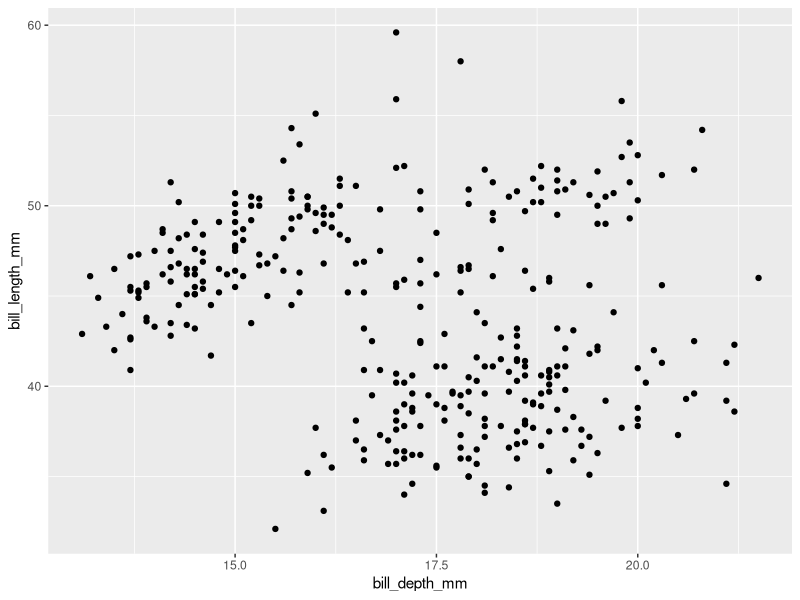
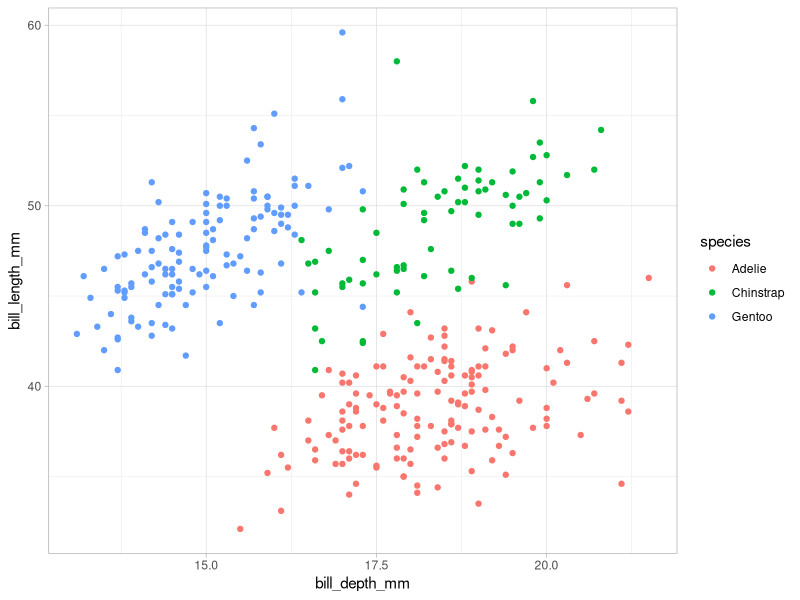
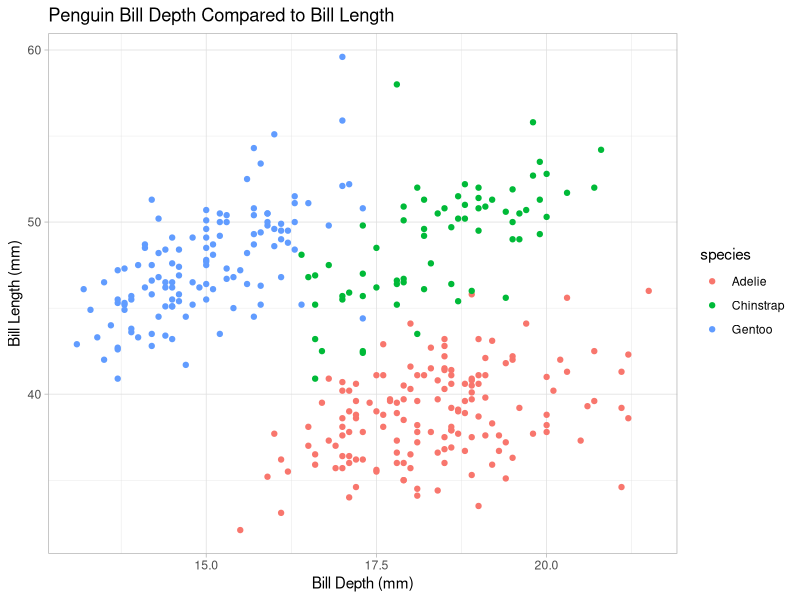

Recreate these plots in R, in order.
## ---- chunk 1
library(tidyverse)
library(palmerpenguins)
## ---- chunk 2
example_plot <- ggplot(data = penguins, 
                       aes(x = bill_depth_mm,
                           y = bill_length_mm)) +
  geom_point()

example_plot
## ---- chunk 3
example_plot <- ggplot(data = penguins, 
                       aes(x = bill_depth_mm,
                           y = bill_length_mm)) +
  geom_point(aes(color = species)) +
  theme_light()

example_plot
## ---- chunk 4
example_plot <- ggplot(data = penguins, 
                       aes(x = bill_depth_mm,
                           y = bill_length_mm)) +
  geom_point(aes(color = species)) +
  theme_light() +
  labs(x = "Bill Depth (mm)",
       y = "Bill Length (mm)",
       title = "Penguin Bill Depth Compared to Bill Length")

example_plot
